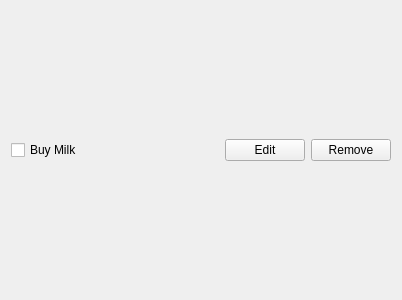
<?xml version="1.0" encoding="UTF-8"?>
<ui version="4.0">
 <class>Task</class>
 <widget class="QWidget" name="Task">
  <property name="geometry">
   <rect>
    <x>0</x>
    <y>0</y>
    <width>402</width>
    <height>300</height>
   </rect>
  </property>
  <property name="windowTitle">
   <string>Form</string>
  </property>
  <layout class="QHBoxLayout" name="horizontalLayout">
   <item>
    <widget class="QCheckBox" name="checkbox">
     <property name="text">
      <string>Buy Milk</string>
     </property>
    </widget>
   </item>
   <item>
    <spacer name="horizontalSpacer">
     <property name="orientation">
      <enum>Qt::Horizontal</enum>
     </property>
     <property name="sizeHint" stdset="0">
      <size>
       <width>40</width>
       <height>20</height>
      </size>
     </property>
    </spacer>
   </item>
   <item>
    <widget class="QPushButton" name="editButton">
     <property name="text">
      <string>Edit</string>
     </property>
    </widget>
   </item>
   <item>
    <widget class="QPushButton" name="removeButton">
     <property name="text">
      <string>Remove</string>
     </property>
    </widget>
   </item>
  </layout>
 </widget>
 <resources/>
 <connections/>
</ui>
